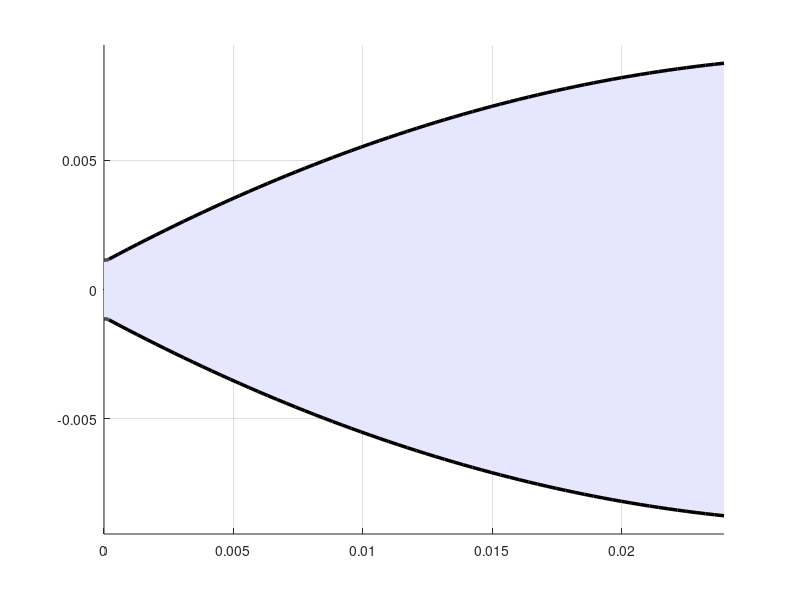

Recreate this plot in MATLAB. (Note: this script raises an error after producing the figure.)
% Nozzle Contour Generation - Method 1: Rao's Parabolic Approximation
%
% Summary of Logic:
% This script generates a 2D nozzle contour using the standard Rao Parabolic Approximation method.
% 1. It calculates the necessary nozzle parameters (Area Ratio, Throat Radius Rt, Exit Radius Re)
%    based on the given inputs (Thrust, Pressure, Temperature, Gamma).
% 2. It defines the nozzle geometry in three sections:
%    - Convergent Section: A circular arc leading to the throat.
%    - Throat Section: A circular arc downstream of the throat (radius 0.382 * Rt).
%    - Divergent Bell Section: A parabola fitting between the throat section end and the exit radius.
%      The parabola is defined by the initial wall angle (theta_n) and the exit wall angle (theta_e).
% 3. The script solves for the parabolic coefficients and generates coordinate points.
% 4. Finally, it plots the full 2D contour and outputs the coordinates to the command window.

clear; clc; close all;

% --- Inputs & Constants ---
F_ideal = 12; % Newtons
P_c_low = 5e5; % Pa
P_c_high = 20e5; % Pa
Pc_array = linspace(P_c_low,P_c_high,1000);
t_r = 0.005; % seconds
T_c = 1222; % K
MW = 0.022560; % kg/mol
R = 8.314/MW; % J/kg
g = 9.806; % m/s^2
gamma    = 1.25;

% --- Derived Parameters ---
term = (2/(gamma+1))^((gamma+1)/(2*(gamma-1)));
C_star = sqrt(R*T_c) / ( sqrt(gamma) * term );

% Design Point Selection (Using target values from original code)
A_ratio_target = 60;
A_t_target = 4e-6; % m^2

% Calculate Exit Radius
Rt = sqrt(A_t_target/pi);
Re = sqrt(A_ratio_target) * Rt;

% --- Rao Nozzle Geometry Parameters ---
% Standard parabolic bell nozzle parameters (approximate optimum)
% Length of nozzle: often defined as percentage of a 15-degree conical nozzle
% L_cone_15 = (Re - Rt) / tan(deg2rad(15));
% L_nozzle = 0.8 * L_cone_15; % 80% bell nozzle

theta_n = 28 * (pi/180); % Initial parabola angle (inflection point angle), typical 20-30 deg
theta_e = 6 * (pi/180);  % Exit angle, typical 2-8 deg

% Coordinate System: Throat is at (0, Rt)
% Throat Downstream Arc: Radius Rw = 0.382 * Rt (Standard)
Rw = 0.382 * Rt;

% End of Throat Arc (Inflection Point N)
x_n = Rw * sin(theta_n);
y_n = Rt + Rw * (1 - cos(theta_n));

% Length of Bell (L)
% We can determine L based on fitting a parabola y = ax^2 + bx + c
% Constraints:
% 1. At x = x_n, y = y_n
% 2. At x = x_n, dy/dx = tan(theta_n)
% 3. At x = L, y = Re
% 4. At x = L, dy/dx = tan(theta_e)
% This is an over-constrained system for a simple quadratic parabola if L is fixed.
% Standard Rao method actually constructs the parabola based on these boundary conditions to FIND L.
% Parabola: x(y) or y(x). Usually y(x) = a*x^2 + b*x + c is used.
% Let's use coordinate transformation so x_n is 0 for the parabola segment.
% y = a*x'^2 + b*x' + c  where x' = x - x_n.
% At x'=0 (Inflection): y = y_n, dy/dx' = tan(theta_n)
%   -> c = y_n
%   -> b = tan(theta_n)
% At x'=Ln (Exit): y = Re, dy/dx' = tan(theta_e)
%   -> Re = a*Ln^2 + b*Ln + c
%   -> tan(theta_e) = 2*a*Ln + b
% Solve for a and Ln.
% From (2): a = (tan(theta_e) - b) / (2*Ln)
% Subst into (1): Re = [(tan(theta_e) - b)/(2*Ln)] * Ln^2 + b*Ln + c
% Re = (tan(theta_e) - b)*Ln/2 + b*Ln + c
% Re - c = Ln/2 * (tan(theta_e) - b + 2*b)
% Re - y_n = Ln/2 * (tan(theta_e) + tan(theta_n))
% Ln = 2 * (Re - y_n) / (tan(theta_e) + tan(theta_n))
% a = (tan(theta_e) - tan(theta_n)) / (2*Ln)

Ln = 2 * (Re - y_n) / (tan(theta_e) + tan(theta_n));
a  = (tan(theta_e) - tan(theta_n)) / (2*Ln);
b  = tan(theta_n);
c  = y_n;

% --- Generate Points ---
N_points = 100;

% 1. Throat Arc Section
theta_arc = linspace(0, theta_n, round(N_points/3));
x_arc = Rw * sin(theta_arc);
y_arc = Rt + Rw * (1 - cos(theta_arc));

% 2. Bell Parabola Section
x_par_local = linspace(0, Ln, round(2*N_points/3));
x_bell = x_n + x_par_local;
y_bell = a * x_par_local.^2 + b * x_par_local + c;

% Combine
x_nozzle = [x_arc, x_bell];
y_nozzle = [y_arc, y_bell];

% --- Output ---
fprintf('Method 1: Rao Parabolic Approximation\n');
fprintf('Expansion Ratio: %.2f\n', A_ratio_target);
fprintf('Nozzle Length:   %.4f m\n', x_nozzle(end));
fprintf('Exit Radius:     %.4f m\n', y_nozzle(end));
fprintf('Wall Coordinates (x, y):\n');
for i = 1:10:length(x_nozzle) % Print sparse sample
    fprintf('%.6f, %.6f\n', x_nozzle(i), y_nozzle(i));
end

% --- Plotting ---
figure('Name', 'Method 1: Rao Parabolic');
hold on; axis equal; grid on;

% Fill Interior
fill([x_nozzle, fliplr(x_nozzle)], [y_nozzle, -fliplr(y_nozzle)], [0.9 0.9 1.0], 'EdgeColor', 'none');

% Plot Upper and Lower Walls
plot(x_nozzle, y_nozzle, 'k-', 'LineWidth', 2.5);
plot(x_nozzle, -y_nozzle, 'k-', 'LineWidth', 2.5);

% Plot Axis
yline(0, 'k-.', 'LineWidth', 1.5);
xline(0, 'k--', 'LineWidth', 1);

% --- Annotations ---

% 1. Radii (Rt and Re)
plot([0 0], [0 Rt], 'r-', 'LineWidth', 1.5); % Rt Line
plot([x_nozzle(end) x_nozzle(end)], [0 Re], 'r-', 'LineWidth', 1.5); % Re Line

text(0, Rt/2, sprintf('R_t = %.4f m', Rt), 'HorizontalAlignment', 'right', 'VerticalAlignment', 'middle', 'Rotation', 90, 'FontSize', 10, 'Color', 'r');
text(x_nozzle(end), Re/2, sprintf('R_e = %.4f m', Re), 'HorizontalAlignment', 'right', 'VerticalAlignment', 'middle', 'Rotation', 90, 'FontSize', 10, 'Color', 'r');

% 2. Inflection Point (xn, yn)
plot(x_n, y_n, 'ro', 'MarkerFaceColor', 'r', 'MarkerSize', 6);
text(x_n, y_n*1.1, sprintf('Inflection\n(%.1f^o)', rad2deg(theta_n)), 'HorizontalAlignment', 'center', 'FontSize', 10);

% 3. Exit Point Angle
plot(x_nozzle(end), y_nozzle(end), 'ro', 'MarkerFaceColor', 'r', 'MarkerSize', 6);
text(x_nozzle(end), y_nozzle(end)*1.1, sprintf('Exit\n(%.1f^o)', rad2deg(theta_e)), 'HorizontalAlignment', 'center', 'FontSize', 10);

% 4. Throat Label
text(-0.001, Rt*1.2, 'Throat Plane', 'HorizontalAlignment', 'right', 'FontSize', 10);

% Axes Labels and Title
xlabel('Axial Position x (m)', 'FontSize', 12, 'FontWeight', 'bold');
ylabel('Radius r (m)', 'FontSize', 12, 'FontWeight', 'bold');
title({'2D Nozzle Contour - Rao Parabolic Approximation'; sprintf('Area Ratio = %.1f', A_ratio_target)}, 'FontSize', 14);

% Limits
xlim([-0.005, x_nozzle(end)*1.1]);
ylim([-Re*1.3, Re*1.3]);
